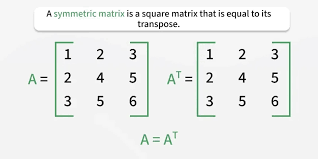
#> input picture Math/Linear Algebra/Types of Matrix/Symmetric Matrix/images/symmetric.png, 318 x 159 px
$ jupyter execute symmetric.ipynb
#> lines starting #> are read from the running program, lines starting #| are printed output that depends on the picture
1. [Symmetric Matrix](#symmetric-matrix)

#### Symmetric Matrix:
- a `matrix A` when `transposed` produces the `same matrix A`
    - elements moved from rows to columns and columns to rows produces the same matrix
    - `A = Aᵀ`
- elements are `mirrored` across the `main diagonal`
- `square matrix`

Properties:
- `eigen` values are `real numbers`
- `sum` and `product` of symmetric matrices are `symmetric`
- a symmetric matrix is `diagonalizable` i.e. `diagonal matrix` with `eigen` values on its `diagonals`
- symmetric matrix can be `diagonalized` by an `orthogonal matrix`

[cell 1]
from PIL import Image
from IPython.display import display

img = Image.open('images/symmetric.png')
#> img is the input picture: PIL image 318x159 P; mean R, G, B 237, 238.6, 237.6
new_image = img.resize((395, 205))
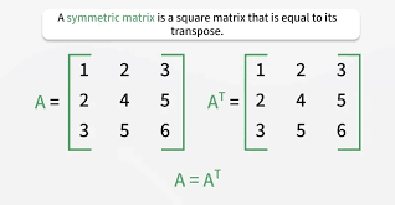
#> new_image: PIL image 395x205 P; mean R, G, B 236.9, 238.5, 237.5
display(new_image)
